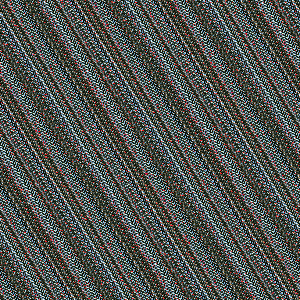
#> input picture imaginaryCTF/round30/chaoticcat/flag.png, 300 x 300 px
$ python solve.py
#> lines starting #> are read from the running program, lines starting #| are printed output that depends on the picture
import os
from random import randint
from itertools import chain
from tqdm import tqdm

from PIL import Image

get_bits = lambda n: [int(i) for i in '{:08b}'.format(n)]

path = 'flag.png'
for secret in tqdm(range(237)): #237 gives original image, 255 gives flag
    with Image.open(path) as image:
#> image is the input picture: PIL image 300x300 RGB; mean R, G, B 80.3, 83.4, 79.4
        dim = width, height = image.size
#> dim = (300, 300); width = 300; height = 300
        with Image.new(image.mode, dim) as canvas:
#> canvas: PIL image 300x300 RGB; every value is 0
            for x in range(width):
                for y in range(height):
                    nx = (2 * x + y) % width
                    ny = (1 * x + y) % height
                    px = list(image.getpixel((nx, height-ny-1)))
                    canvas.putpixel((x, height-y-1), tuple(px))
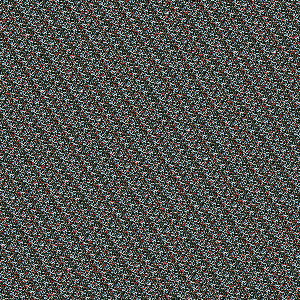
#> canvas: PIL image 300x300 RGB; mean R, G, B 80.3, 83.4, 79.4
#> (the run stopped early here; a loop or call above may not have finished)
